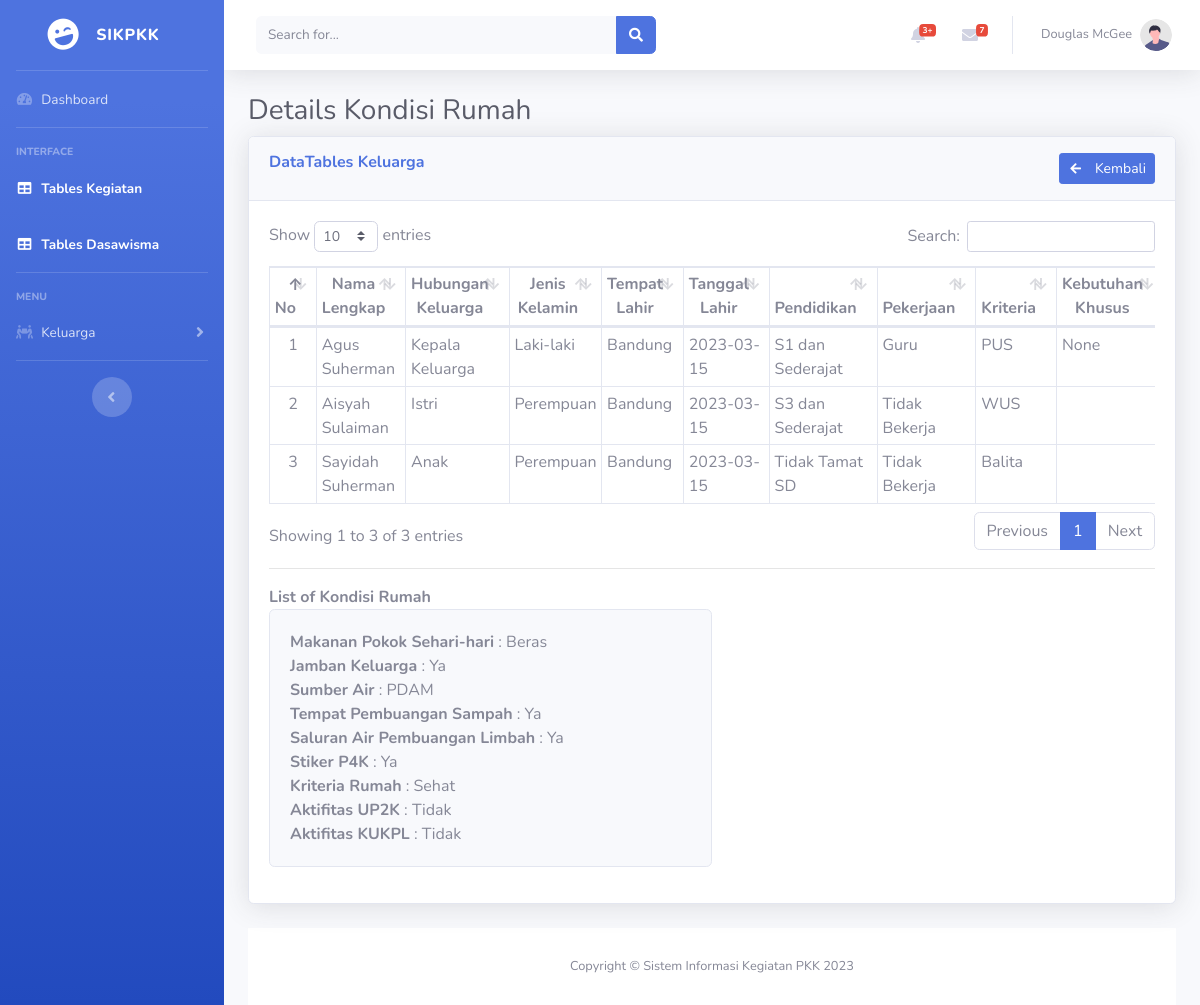
The page /kondisirumah/detailKondisi/000 on the database its author committed.
### tables this page shows
CREATE TABLE `tbl_keluarga` (
  `no_kk` char(16) NOT NULL,
  `nik` char(16) NOT NULL,
  `nama_lgkp` varchar(50) NOT NULL,
  `hbkel` varchar(30) NOT NULL,
  `jk` varchar(15) NOT NULL,
  `tmp_lhr` varchar(30) NOT NULL,
  `tgl_lhr` date NOT NULL,
  `pendidikan` varchar(30) NOT NULL,
  `pekerjaan` varchar(30) NOT NULL,
  `kriteria` varchar(30) NOT NULL,
  `keb_khs` varchar(30) NOT NULL
);

CREATE TABLE `tbl_kondisirumah` (
  `id_konrmh` int(11) NOT NULL,
  `no_kk` char(16) NOT NULL,
  `mkn_pokok` varchar(15) NOT NULL,
  `jamban` varchar(10) NOT NULL,
  `sbr_air` varchar(15) NOT NULL,
  `tps` varchar(10) NOT NULL,
  `spal` varchar(10) NOT NULL,
  `stiker_p4k` varchar(10) NOT NULL,
  `krt_rmh` varchar(15) NOT NULL,
  `akf_up2k` varchar(25) NOT NULL,
  `akf_kukpl` varchar(10) NOT NULL
);

### application/controllers/Kondisirumah.php (called while the page is built, shortened)
<?php
class Kondisirumah extends CI_Controller
{
  public function __construct()
  {
    $this->load->model('Keluarga_model');
    $this->load->model('Kondisirumah_model');
  }
  public function detailKondisi($id)
  {
    $data['judul'] = 'Detail Kondisi Rumah | SIKPKK';
    $data['keluarga'] = $this->Keluarga_model->getKeluargaByKK($id);
    $data['kondisirumah'] = $this->Kondisirumah_model->getKondisiByKK($id);
    $this->load->view('templates/header', $data);
    $this->load->view('kondisirumah/detail', $data);
    $this->load->view('templates/footer');
  }
}

### index.php (called while the page is built, shortened)
<?php
require_once BASEPATH.'core/CodeIgniter.php';

### application/models/Keluarga_model.php (called while the page is built, shortened)
<?php
class Keluarga_model extends CI_Model
{
  public function getKeluargaByKK($id)
  {
    return $this->db->get_where('tbl_keluarga', ['no_kk' => $id])->result_array();
  }
}

### application/models/Kondisirumah_model.php (called while the page is built, shortened)
<?php
class Kondisirumah_model extends CI_Model
{
  public function getKondisiByKK($id)
  {
    return $this->db->get_where('tbl_kondisirumah', ['no_kk' => $id])->result_array();
  }
}

### application/views/kondisirumah/detail.php (the view, shortened to what this page needs)
<div class="container-fluid">
  <h1 class="h3 mb-2 text-gray-800">Details Kondisi Rumah</h1>
  <div class="card shadow mb-4">
    <div class="card-header py-3">
      <h6 class="m-0 font-weight-bold text-primary">
        DataTables Keluarga
        <a class="btn btn-primary float-right btn-sm" href="<?= base_url() ?>kondisirumah">
          <i class="fas fa-arrow-left fa-sm fa-fw mr-2"></i>
          Kembali
        </a>
      </h6>
    </div>
    <div class="card-body">
      <div class="table-responsive">
        <table class="table table-bordered table-sm" id="dataTable" width="100%" cellspacing="0">
          <thead class="text-center">
            <tr>
              <th>No</th>
              <th>Nama Lengkap</th>
              <th>Hubungan Keluarga</th>
              <th>Jenis Kelamin</th>
              <th>Tempat Lahir</th>
              <th>Tanggal Lahir</th>
              <th>Pendidikan</th>
              <th>Pekerjaan</th>
              <th>Kriteria</th>
              <th>Kebutuhan Khusus</th>
            </tr>
          </thead>
          <tbody>
            <?php $no = 1;
            foreach ($keluarga as $klg) : ?>
              <tr>
                <td class="text-center"><?= $no++ ?></td>
                <td><?= $klg['nama_lgkp'] ?></td>
                <td><?= $klg['hbkel'] ?></td>
                <td><?= $klg['jk'] ?></td>
                <td><?= $klg['tmp_lhr'] ?></td>
                <td><?= $klg['tgl_lhr'] ?></td>
                <td><?= $klg['pendidikan'] ?></td>
                <td><?= $klg['pekerjaan'] ?></td>
                <td><?= $klg['kriteria'] ?></td>
                <td><?= $klg['keb_khs'] ?></td>
              </tr>
            <?php endforeach; ?>
          </tbody>
        </table>
      </div>
      <hr class="sidebar-divider">
      <div class="table-responsive">
        <caption><strong>List of Kondisi Rumah</strong></caption>
        <br>
        <div class="card w-50 bg-light mb-3">
          <div class="card-body">
            <?php if (!empty($kondisirumah)) {
              $row = array_shift($kondisirumah);
              echo "<strong>Makanan Pokok Sehari-hari</strong> :  " . $row['mkn_pokok'] . "<br>";
              echo "<strong>Jamban Keluarga</strong> : " . $row['jamban'] . "<br>";
              echo "<strong>Sumber Air</strong> : " . $row['sbr_air'] . "<br>";
              echo "<strong>Tempat Pembuangan Sampah</strong> : " . $row['tps'] . "<br>";
              echo "<strong>Saluran Air Pembuangan Limbah</strong> : " . $row['spal'] . "<br>";
              echo "<strong>Stiker P4K</strong> : " . $row['stiker_p4k'] . "<br>";
              echo "<strong>Kriteria Rumah</strong> : " . $row['krt_rmh'] . "<br>";
              echo "<strong>Aktifitas UP2K</strong> : " . $row['akf_up2k'] . "<br>";
              echo "<strong>Aktifitas KUKPL</strong> : " . $row['akf_kukpl'] . "<br>";
            } else {
              echo "Tidak ada data yang ditemukan";
            }
            ?>
          </div>
        </div>
      </div>
    </div>
  </div>

### rows shown on the page
tbl_keluarga: nama_lgkp "Agus Suherman", hbkel "Kepala Keluarga", jk "Laki-laki", tmp_lhr "Bandung", tgl_lhr "2023-03-15", pendidikan "S1 dan Sederajat", pekerjaan "Guru", kriteria "PUS", keb_khs "None"
tbl_keluarga: nama_lgkp "Aisyah Sulaiman", hbkel "Istri", jk "Perempuan", tmp_lhr "Bandung", tgl_lhr "2023-03-15", pendidikan "S3 dan Sederajat", pekerjaan "Tidak Bekerja", kriteria "WUS"
tbl_keluarga: nama_lgkp "Sayidah Suherman", hbkel "Anak", jk "Perempuan", tmp_lhr "Bandung", tgl_lhr "2023-03-15", pendidikan "Tidak Tamat SD", pekerjaan "Tidak Bekerja", kriteria "Balita"
tbl_kondisirumah: mkn_pokok "Beras", jamban "Ya", sbr_air "PDAM", tps "Ya", spal "Ya", stiker_p4k "Ya", krt_rmh "Sehat", akf_up2k "Tidak", akf_kukpl "Tidak"
